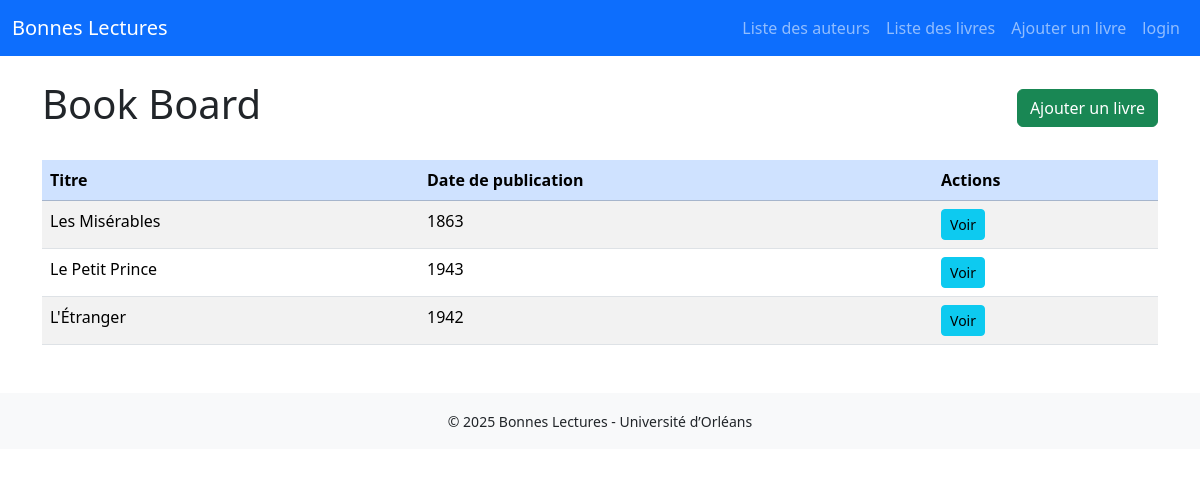
The page /bookBoard on the database as committed earlier.
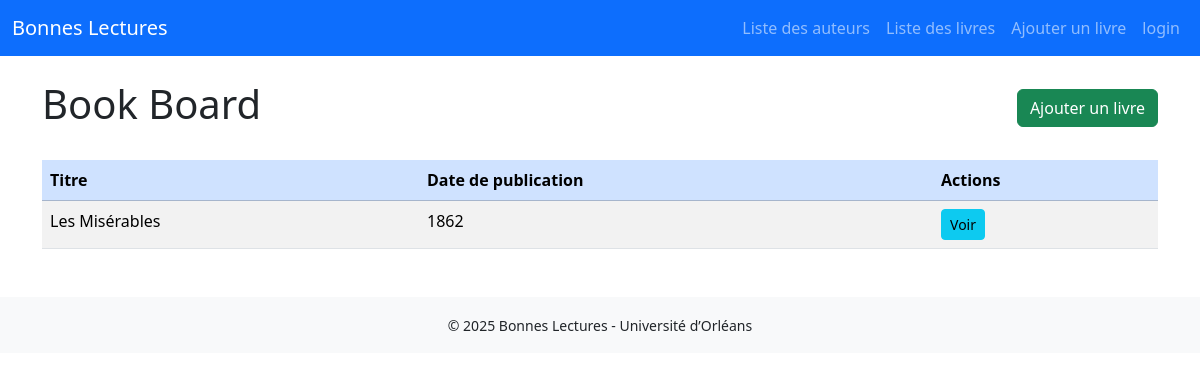
The same page on the database as committed later.
### bonnes_lectures/models.py (models this page shows, shortened)
class Book(models.Model):
    title = models.CharField(max_length=255)
    authors = models.ManyToManyField(Author, related_name="livres")
    publisher = models.CharField(max_length=255)
    year = models.IntegerField()
    ISBN = IsbnField()
    backCover = models.CharField()
    cover = models.BooleanField()
    user = models.ForeignKey(User, on_delete=models.CASCADE, related_name="books")

### bonnes_lectures/views.py (the view)
def bookBoard ( request ) :
    books = Book.objects.all()
    return render(request, "bonnes_lectures/Book_board.html",{"books" : books})

### bonnes_lectures/templates/bonnes_lectures/Book_board.html (shortened to what this page needs)
{% extends "bonnes_lectures/main.html" %}
{% block content %}
<div class="d-flex justify-content-between align-items-center mb-4">
    <h1>Book Board</h1>
    <a href="{% url 'newBook' %}" class="btn btn-success">Ajouter un livre</a>
</div>
<table class="table table-striped table-hover">
    <thead class="table-primary">
        <tr>
            <th>Titre</th>
            <th>Date de publication</th>
            <th>Actions</th>
        </tr>
    </thead>
    <tbody>
        {% for book in books %}
        <tr>
            <td>{{ book.title }}</td>
            <td>{{ book.year }}</td>
            <td>
                <a href="{% url 'book' book.id %}" class="btn btn-info btn-sm me-1">Voir</a>
            </td>
        </tr>
        {% empty %}
        <tr>
            <td colspan="3" class="text-center">Aucun livre trouvé.</td>
        </tr>
        {% endfor %}
    </tbody>
</table>
{% endblock %}

Rows that differ between the two databases and show on the page:
removed Book: title "Le Petit Prince", year "1943"
removed Book: title "L'Étranger", year "1942"
changed Book "Les Misérables": year "1863" → "1862"
